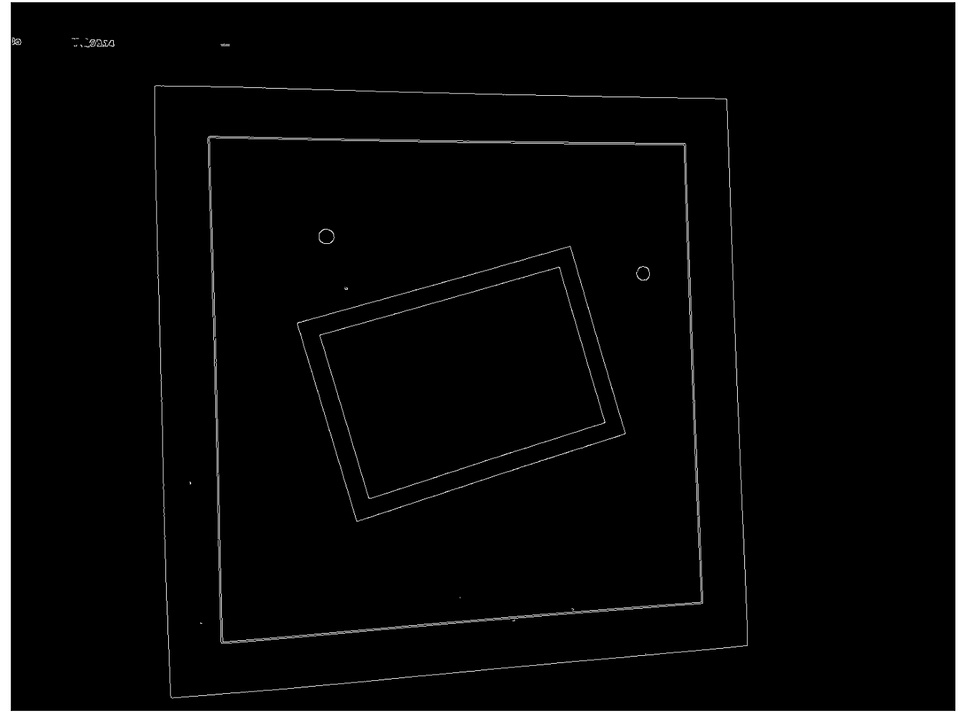
#> input picture zy2/屏幕截图 2024-04-27 161129.jpeg, 979 x 721 px, shrunk from 1368 x 1008 before the run, found by its file name
$ python newzy.py
#> lines starting #> are read from the running program, lines starting #| are printed output that depends on the picture
import cv2
import numpy as np

def detect_red_and_green(image_path):
    # 读取图像
    image = cv2.imread(image_path)

    # 将图像从 BGR 色彩空间转换为 HSV 色彩空间
    hsv = cv2.cvtColor(image, cv2.COLOR_BGR2HSV)

    # 定义红色和绿色的HSV范围
    lower_red = np.array([165, 100, 100])
    upper_red = np.array([179, 255, 255])
    lower_green = np.array([36, 100, 100])
    upper_green = np.array([86, 255, 255])

    # 根据阈值创建红色和绿色的掩码
    mask_red = cv2.inRange(hsv, lower_red, upper_red)
    mask_green = cv2.inRange(hsv, lower_green, upper_green)

    # 寻找红色和绿色区域的轮廓
    contours_red, _ = cv2.findContours(mask_red, cv2.RETR_EXTERNAL, cv2.CHAIN_APPROX_SIMPLE)
    contours_green, _ = cv2.findContours(mask_green, cv2.RETR_EXTERNAL, cv2.CHAIN_APPROX_SIMPLE)

    # 遍历红色区域的轮廓
    for contour in contours_red:
        # 获取轮廓的边界框坐标
        x, y, w, h = cv2.boundingRect(contour)
        # 在图像上绘制红色边界框
        cv2.rectangle(image, (x, y), (x+w, y+h), (0, 0, 255), 2)
        # 在图像上标出红色区域的中心坐标
        cv2.putText(image, f'Red: ({x + w // 2}, {y + h // 2})', (x, y - 10), cv2.FONT_HERSHEY_SIMPLEX, 0.5, (0, 0, 255), 2)

    # 遍历绿色区域的轮廓
    for contour in contours_green:
        # 获取轮廓的边界框坐标
        x, y, w, h = cv2.boundingRect(contour)
        # 在图像上绘制绿色边界框
        cv2.rectangle(image, (x, y), (x+w, y+h), (0, 255, 0), 2)
        # 在图像上标出绿色区域的中心坐标
        cv2.putText(image, f'Green: ({x + w // 2}, {y + h // 2})', (x, y - 10), cv2.FONT_HERSHEY_SIMPLEX, 0.5, (0, 255, 0), 2)

    # 返回带有标记的图像
    return image

def preprocess_image(image_path):
    # 读取图像
#> called with image_path = 'zy2\\屏幕截图 2024-04-27 161129.jpeg'
    image = cv2.imread(image_path)
#> image is the input picture: shape (721, 979, 3); min 0, max 255, mean 15.4

    # 图像增强和对比度增强
    alpha = 1.5  # 对比度增强参数
    beta = 15  # 亮度增强参数
    enhanced_image = cv2.convertScaleAbs(image, alpha=alpha, beta=beta)
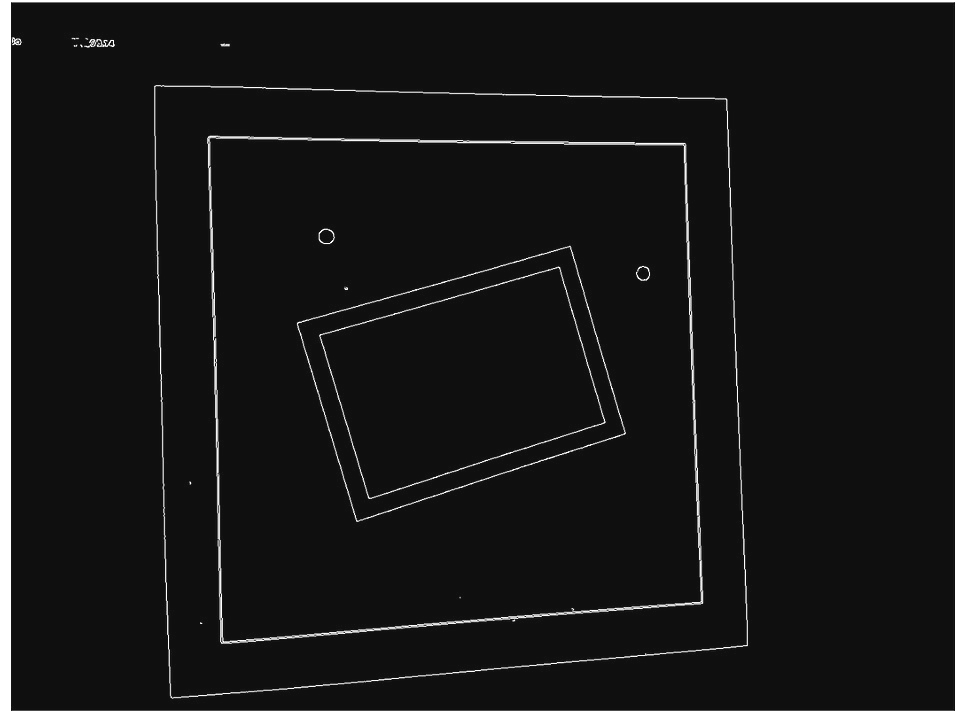
#> enhanced_image: shape (721, 979, 3); min 15, max 255, mean 30.9

    # 去噪
    denoised_image = cv2.fastNlMeansDenoisingColored(enhanced_image, None, 10, 10, 7, 21)

    # 高斯平滑
    blurred_image = cv2.GaussianBlur(denoised_image, (5, 5), 0)

    return blurred_image

def detect_quadrilaterals(image):
    # 边缘检测
    edges = cv2.Canny(image, 50, 150)
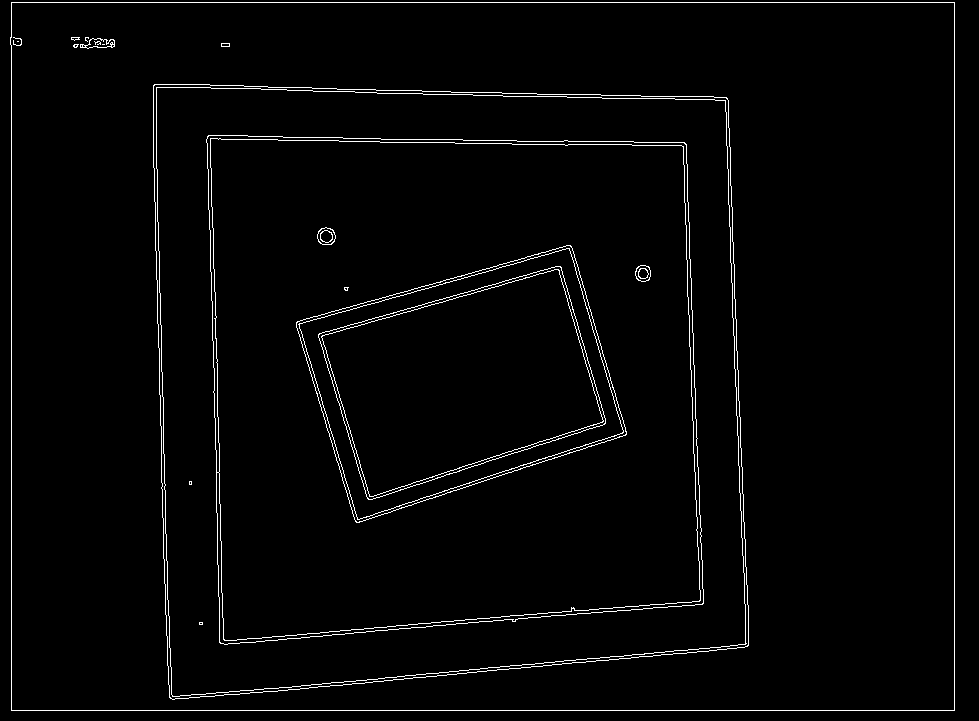
#> edges: shape (721, 979); 2.2% white in thin lines or dots

    # 轮廓检测
    contours, _ = cv2.findContours(edges, cv2.RETR_EXTERNAL, cv2.CHAIN_APPROX_SIMPLE)
#> contours = 1 item

    # 复制图像以避免修改原始图像
    annotated_image = image.copy()

    # 遍历轮廓
    for contour in contours:
        # 进行轮廓逼近
        peri = cv2.arcLength(contour, True)
        approx = cv2.approxPolyDP(contour, 0.02 * peri, True)

        # 如果逼近的轮廓有四个顶点，则认为是四边形
        if len(approx) == 4:
            # 在图像上绘制绿色的轮廓
            cv2.drawContours(annotated_image, [approx], -1, (0, 255, 0), 2)

            # 计算四边形的中心点
            M = cv2.moments(approx)
            if M['m00'] != 0:
                cx = int(M['m10'] / M['m00'])
                cy = int(M['m01'] / M['m00'])

                # 在图像上标记中心点为蓝色
                cv2.circle(annotated_image, (cx, cy), 5, (255, 0, 0), -1)

            # 在图像上标记四个顶点并打印坐标
            for point in approx:
                x, y = point[0]
                cv2.circle(annotated_image, (x, y), 5, (0, 0, 255), -1)
                cv2.putText(annotated_image, f'({x}, {y})', (x, y - 10), cv2.FONT_HERSHEY_SIMPLEX, 0.5, (0, 0, 255), 2)
#> this loop made 1 pass
#> (peri, approx, cx, cy) on pass 1: (3302.8, [[11, 2], [11, 710], [954, 710], [954, 2]], 482, 356)
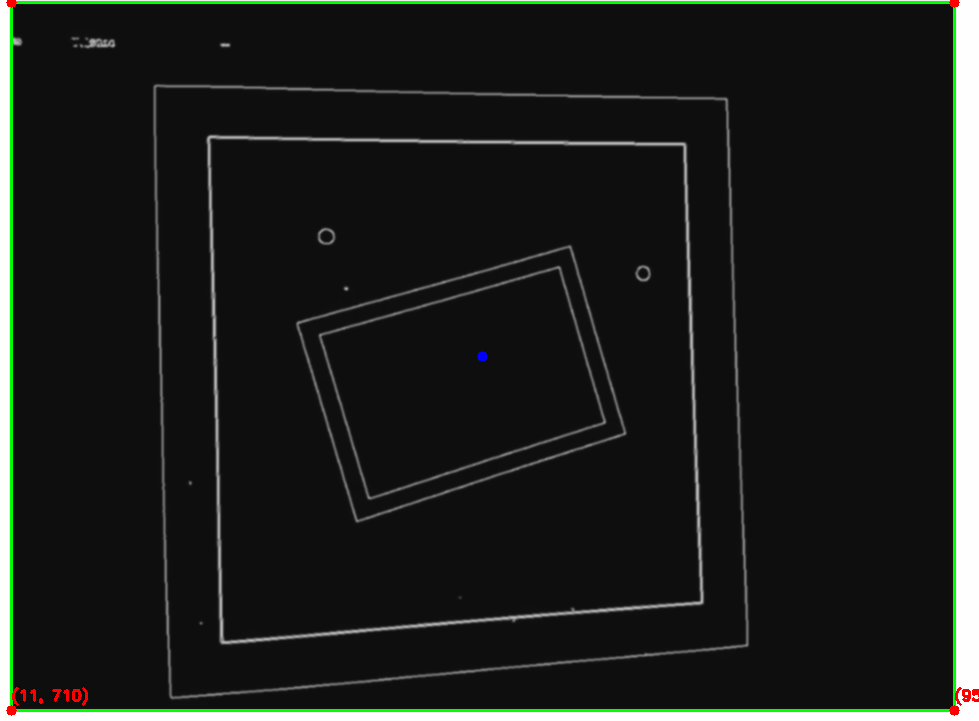
#> annotated_image: shape (721, 979, 3); mean B, G, R 28.2, 31.7, 28.5

    return annotated_image

# 主函数
if __name__ == "__main__":
    image_path = 'zy2\屏幕截图 2024-04-27 161129.jpeg'

    # 图像预处理
    processed_image = preprocess_image(image_path)

    # 检测四边形并标记特征
    annotated_image = detect_quadrilaterals(processed_image)

    # 检测红色和绿色区域并标记
    red_green_image = detect_red_and_green(image_path)
#> in detect_red_and_green, `hsv = cv2.cvtColor(image, cv2.COLOR_BGR2HSV)`: hsv: shape (721, 979, 3); mean H, S, V 0, 0, 15.4
#> in detect_red_and_green, `mask_red = cv2.inRange(hsv, lower_red, upper_red)`: mask_red: shape (721, 979); every value is 0
#> in detect_red_and_green, `contours_red, _ = cv2.findContours(mask_red, cv2.RETR_EXTERNAL, cv2.CH..`: contours_red = []

    # 显示结果
    cv2.imshow('Annotated Image', annotated_image)
    cv2.imshow('Red and Green Detection', red_green_image)
    cv2.waitKey(0)
    cv2.destroyAllWindows()
